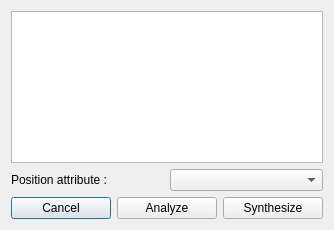
<?xml version="1.0" encoding="UTF-8"?>
<ui version="4.0">
 <class>Dialog_Surface_WaveletDecomposition</class>
 <widget class="QDialog" name="Dialog_Surface_WaveletDecomposition">
  <property name="geometry">
   <rect>
    <x>0</x>
    <y>0</y>
    <width>334</width>
    <height>230</height>
   </rect>
  </property>
  <property name="windowTitle">
   <string>Wavelet Decomposition</string>
  </property>
  <layout class="QVBoxLayout" name="verticalLayout">
   <item>
    <widget class="QListWidget" name="list_maps"/>
   </item>
   <item>
    <layout class="QHBoxLayout" name="horizontalLayout_3">
     <item>
      <widget class="QLabel" name="label_2">
       <property name="text">
        <string>Position attribute :</string>
       </property>
      </widget>
     </item>
     <item>
      <widget class="QComboBox" name="combo_positionAttribute">
       <property name="sizePolicy">
        <sizepolicy hsizetype="Preferred" vsizetype="Fixed">
         <horstretch>0</horstretch>
         <verstretch>0</verstretch>
        </sizepolicy>
       </property>
      </widget>
     </item>
    </layout>
   </item>
   <item>
    <layout class="QHBoxLayout" name="horizontalLayout_2">
     <item>
      <widget class="QPushButton" name="button_cancel">
       <property name="text">
        <string>Cancel</string>
       </property>
      </widget>
     </item>
     <item>
      <widget class="QPushButton" name="button_analyze">
       <property name="text">
        <string>Analyze</string>
       </property>
      </widget>
     </item>
     <item>
      <widget class="QPushButton" name="button_synthesize">
       <property name="text">
        <string>Synthesize</string>
       </property>
      </widget>
     </item>
    </layout>
   </item>
  </layout>
 </widget>
 <resources/>
 <connections/>
</ui>
